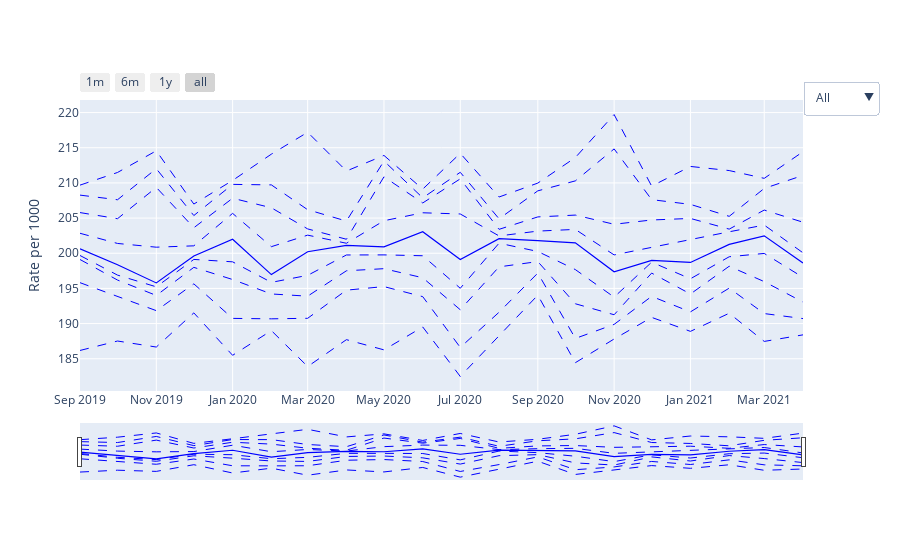

The notebook cell saved with this chart:
### Markdown cell above
### Rate per 1000 by STP

### Code cell
interactive_deciles_chart(df,selected_stps,period_column='date',column='rate',title="",ylabel="Rate per 1000")

### Figure 1 — Plotly figure (JSON) as saved in the notebook; plotly's stock layout.template omitted (floating-point values rounded to 4 significant figures)
{"data": [{"line": {"color": "blue", "dash": "dash", "width": 1}, "name": "decile 1", "type": "scatter", "visible": true, "x": ["2019-09-01", "2019-10-01", "2019-11-01", "2019-12-01", "2020-01-01", "2020-02-01", "2020-03-01", "2020-04-01", "2020-05-01", "2020-06-01", "2020-07-01", "2020-08-01", "2020-09-01", "2020-10-01", "2020-11-01", "2020-12-01", "2021-01-01", "2021-02-01", "2021-03-01", "2021-04-01"], "y": [186.2, 187.5, 186.7, 191.5, 185.5, 189.0, 183.9, 187.7, 186.3, 189.5, 182.5, 188.3, 194.0, 184.4, 187.8, 190.9, 188.9, 191.5, 187.5, 188.4]}, {"line": {"color": "blue", "dash": "dash", "width": 1}, "name": "decile 2", "type": "scatter", "visible": true, "x": ["2019-09-01", "2019-10-01", "2019-11-01", "2019-12-01", "2020-01-01", "2020-02-01", "2020-03-01", "2020-04-01", "2020-05-01", "2020-06-01", "2020-07-01", "2020-08-01", "2020-09-01", "2020-10-01", "2020-11-01", "2020-12-01", "2021-01-01", "2021-02-01", "2021-03-01", "2021-04-01"], "y": [195.8, 193.9, 191.8, 195.6, 190.7, 190.7, 190.8, 194.8, 195.3, 193.8, 186.6, 191.6, 197.2, 187.9, 189.9, 193.9, 191.7, 195.0, 191.4, 190.7]}, {"line": {"color": "blue", "dash": "dash", "width": 1}, "name": "decile 3", "type": "scatter", "visible": true, "x": ["2019-09-01", "2019-10-01", "2019-11-01", "2019-12-01", "2020-01-01", "2020-02-01", "2020-03-01", "2020-04-01", "2020-05-01", "2020-06-01", "2020-07-01", "2020-08-01", "2020-09-01", "2020-10-01", "2020-11-01", "2020-12-01", "2021-01-01", "2021-02-01", "2021-03-01", "2021-04-01"], "y": [199.1, 196.2, 194.0, 198.0, 196.3, 194.2, 193.9, 197.5, 197.8, 196.5, 192.0, 198.1, 198.8, 192.8, 191.3, 197.2, 194.2, 198.2, 196.0, 193.1]}, {"line": {"color": "blue", "dash": "dash", "width": 1}, "name": "decile 4", "type": "scatter", "visible": true, "x": ["2019-09-01", "2019-10-01", "2019-11-01", "2019-12-01", "2020-01-01", "2020-02-01", "2020-03-01", "2020-04-01", "2020-05-01", "2020-06-01", "2020-07-01", "2020-08-01", "2020-09-01", "2020-10-01", "2020-11-01", "2020-12-01", "2021-01-01", "2021-02-01", "2021-03-01", "2021-04-01"], "y": [199.7, 196.9, 195.2, 199.1, 198.8, 195.9, 196.9, 199.8, 199.8, 199.6, 195.0, 201.4, 200.3, 197.7, 193.8, 198.7, 196.4, 199.5, 200.0, 196.6]}, {"line": {"color": "blue", "dash": "solid", "width": 1.2}, "name": "median", "type": "scatter", "visible": true, "x": ["2019-09-01", "2019-10-01", "2019-11-01", "2019-12-01", "2020-01-01", "2020-02-01", "2020-03-01", "2020-04-01", "2020-05-01", "2020-06-01", "2020-07-01", "2020-08-01", "2020-09-01", "2020-10-01", "2020-11-01", "2020-12-01", "2021-01-01", "2021-02-01", "2021-03-01", "2021-04-01"], "y": [200.6, 198.4, 195.8, 199.6, 202.0, 197.0, 200.2, 201.1, 200.9, 203.1, 199.1, 202.1, 201.8, 201.5, 197.4, 199.0, 198.7, 201.3, 202.5, 198.6]}, {"line": {"color": "blue", "dash": "dash", "width": 1}, "name": "decile 6", "type": "scatter", "visible": true, "x": ["2019-09-01", "2019-10-01", "2019-11-01", "2019-12-01", "2020-01-01", "2020-02-01", "2020-03-01", "2020-04-01", "2020-05-01", "2020-06-01", "2020-07-01", "2020-08-01", "2020-09-01", "2020-10-01", "2020-11-01", "2020-12-01", "2021-01-01", "2021-02-01", "2021-03-01", "2021-04-01"], "y": [202.8, 201.4, 200.9, 201.1, 205.7, 200.9, 202.6, 201.4, 204.6, 205.8, 205.6, 202.5, 203.1, 203.4, 199.8, 200.9, 201.9, 203.1, 204.0, 200.1]}, {"line": {"color": "blue", "dash": "dash", "width": 1}, "name": "decile 7", "type": "scatter", "visible": true, "x": ["2019-09-01", "2019-10-01", "2019-11-01", "2019-12-01", "2020-01-01", "2020-02-01", "2020-03-01", "2020-04-01", "2020-05-01", "2020-06-01", "2020-07-01", "2020-08-01", "2020-09-01", "2020-10-01", "2020-11-01", "2020-12-01", "2021-01-01", "2021-02-01", "2021-03-01", "2021-04-01"], "y": [205.8, 204.9, 209.4, 203.6, 207.8, 206.5, 203.5, 202.0, 210.9, 207.2, 210.6, 203.4, 205.2, 205.4, 204.1, 204.7, 204.9, 203.4, 206.1, 204.4]}, {"line": {"color": "blue", "dash": "dash", "width": 1}, "name": "decile 8", "type": "scatter", "visible": true, "x": ["2019-09-01", "2019-10-01", "2019-11-01", "2019-12-01", "2020-01-01", "2020-02-01", "2020-03-01", "2020-04-01", "2020-05-01", "2020-06-01", "2020-07-01", "2020-08-01", "2020-09-01", "2020-10-01", "2020-11-01", "2020-12-01", "2021-01-01", "2021-02-01", "2021-03-01", "2021-04-01"], "y": [208.3, 207.6, 212.0, 205.4, 209.8, 209.7, 206.2, 204.6, 213.1, 207.9, 211.5, 204.9, 208.9, 210.3, 214.8, 207.6, 206.9, 205.2, 209.2, 211.1]}, {"line": {"color": "blue", "dash": "dash", "width": 1}, "name": "decile 9", "type": "scatter", "visible": true, "x": ["2019-09-01", "2019-10-01", "2019-11-01", "2019-12-01", "2020-01-01", "2020-02-01", "2020-03-01", "2020-04-01", "2020-05-01", "2020-06-01", "2020-07-01", "2020-08-01", "2020-09-01", "2020-10-01", "2020-11-01", "2020-12-01", "2021-01-01", "2021-02-01", "2021-03-01", "2021-04-01"], "y": [209.7, 211.5, 214.6, 207.0, 210.4, 214.1, 217.2, 211.7, 213.9, 209.1, 214.2, 208.0, 210.0, 213.6, 219.7, 209.5, 212.3, 211.8, 210.7, 214.4]}, {"line": {"color": "red", "dash": "solid", "width": 1}, "name": "STP 0", "type": "scatter", "visible": false, "x": ["2019-09-01", "2019-10-01", "2019-11-01", "2019-12-01", "2020-01-01", "2020-02-01", "2020-03-01", "2020-04-01", "2020-05-01", "2020-06-01", "2020-07-01", "2020-08-01", "2020-09-01", "2020-10-01", "2020-11-01", "2020-12-01", "2021-01-01", "2021-02-01", "2021-03-01", "2021-04-01"], "y": [187.2, 210.9, 185.0, 203.0, 179.3, 195.6, 223.8, 200.9, 210.0, 209.6, 210.4, 206.8, 200.8, 209.7, 200, 219.1, 211.5, 210.9, 210.8, 198.8]}, {"line": {"color": "red", "dash": "solid", "width": 1}, "name": "STP 1", "type": "scatter", "visible": false, "x": ["2019-09-01", "2019-10-01", "2019-11-01", "2019-12-01", "2020-01-01", "2020-02-01", "2020-03-01", "2020-04-01", "2020-05-01", "2020-06-01", "2020-07-01", "2020-08-01", "2020-09-01", "2020-10-01", "2020-11-01", "2020-12-01", "2021-01-01", "2021-02-01", "2021-03-01", "2021-04-01"], "y": [199.6, 206.8, 215.8, 189.8, 191.9, 189.6, 216.5, 201.6, 198.2, 207.6, 195.8, 202.0, 208.7, 212.7, 223.7, 194.3, 205.8, 203.8, 210.6, 191.2]}, {"line": {"color": "red", "dash": "solid", "width": 1}, "name": "STP 2", "type": "scatter", "visible": false, "x": ["2019-09-01", "2019-10-01", "2019-11-01", "2019-12-01", "2020-01-01", "2020-02-01", "2020-03-01", "2020-04-01", "2020-05-01", "2020-06-01", "2020-07-01", "2020-08-01", "2020-09-01", "2020-10-01", "2020-11-01", "2020-12-01", "2021-01-01", "2021-02-01", "2021-03-01", "2021-04-01"], "y": [214.4, 199.6, 214.4, 191.7, 209.8, 213.7, 202.0, 211.2, 160.4, 204.9, 181.9, 192.3, 197.3, 199.7, 190.1, 208.5, 197.2, 199.6, 188.0, 184.3]}, {"line": {"color": "red", "dash": "solid", "width": 1}, "name": "STP 3", "type": "scatter", "visible": false, "x": ["2019-09-01", "2019-10-01", "2019-11-01", "2019-12-01", "2020-01-01", "2020-02-01", "2020-03-01", "2020-04-01", "2020-05-01", "2020-06-01", "2020-07-01", "2020-08-01", "2020-09-01", "2020-10-01", "2020-11-01", "2020-12-01", "2021-01-01", "2021-02-01", "2021-03-01", "2021-04-01"], "y": [199.7, 196.5, 195.8, 196.6, 214.3, 197.9, 192.4, 196.4, 213.0, 194.6, 213.5, 202.1, 203.7, 203.6, 213.7, 178.7, 192.2, 219.6, 192.3, 216.6]}, {"line": {"color": "red", "dash": "solid", "width": 1}, "name": "STP 4", "type": "scatter", "visible": false, "x": ["2019-09-01", "2019-10-01", "2019-11-01", "2019-12-01", "2020-01-01", "2020-02-01", "2020-03-01", "2020-04-01", "2020-05-01", "2020-06-01", "2020-07-01", "2020-08-01", "2020-09-01", "2020-10-01", "2020-11-01", "2020-12-01", "2021-01-01", "2021-02-01", "2021-03-01", "2021-04-01"], "y": [176.9, 204.1, 194.4, 199.5, 207.0, 217.5, 203.6, 198.0, 213.8, 201.2, 193.8, 218.9, 169.9, 203.3, 199.6, 203.6, 189.4, 193.6, 203.4, 193.9]}, {"line": {"color": "red", "dash": "solid", "width": 1}, "name": "STP 5", "type": "scatter", "visible": false, "x": ["2019-09-01", "2019-10-01", "2019-11-01", "2019-12-01", "2020-01-01", "2020-02-01", "2020-03-01", "2020-04-01", "2020-05-01", "2020-06-01", "2020-07-01", "2020-08-01", "2020-09-01", "2020-10-01", "2020-11-01", "2020-12-01", "2021-01-01", "2021-02-01", "2021-03-01", "2021-04-01"], "y": [201.5, 197.1, 195.8, 206.8, 209.9, 196.0, 203.4, 201.3, 196.8, 190.8, 182.6, 203.0, 196.7, 184.9, 188.9, 199.0, 184.5, 202.9, 182.8, 214.2]}, {"line": {"color": "red", "dash": "solid", "width": 1}, "name": "STP 6", "type": "scatter", "visible": false, "x": ["2019-09-01", "2019-10-01", "2019-11-01", "2019-12-01", "2020-01-01", "2020-02-01", "2020-03-01", "2020-04-01", "2020-05-01", "2020-06-01", "2020-07-01", "2020-08-01", "2020-09-01", "2020-10-01", "2020-11-01", "2020-12-01", "2021-01-01", "2021-02-01", "2021-03-01", "2021-04-01"], "y": [209.2, 216.9, 193.1, 209.1, 204.8, 205.5, 181.8, 216.4, 189.1, 197.3, 187.6, 181.3, 212.5, 188.6, 195.1, 198.9, 200.1, 199.3, 208.9, 210.3]}, {"line": {"color": "red", "dash": "solid", "width": 1}, "name": "STP 7", "type": "scatter", "visible": false, "x": ["2019-09-01", "2019-10-01", "2019-11-01", "2019-12-01", "2020-01-01", "2020-02-01", "2020-03-01", "2020-04-01", "2020-05-01", "2020-06-01", "2020-07-01", "2020-08-01", "2020-09-01", "2020-10-01", "2020-11-01", "2020-12-01", "2021-01-01", "2021-02-01", "2021-03-01", "2021-04-01"], "y": [208.0, 187.8, 208.5, 198.6, 198.1, 191.0, 198.4, 188.2, 201.1, 209.1, 202.4, 204.4, 209.7, 180.7, 178.3, 207.4, 220.4, 203.3, 205.0, 188.9]}, {"line": {"color": "red", "dash": "solid", "width": 1}, "name": "STP 8", "type": "scatter", "visible": false, "x": ["2019-09-01", "2019-10-01", "2019-11-01", "2019-12-01", "2020-01-01", "2020-02-01", "2020-03-01", "2020-04-01", "2020-05-01", "2020-06-01", "2020-07-01", "2020-08-01", "2020-09-01", "2020-10-01", "2020-11-01", "2020-12-01", "2021-01-01", "2021-02-01", "2021-03-01", "2021-04-01"], "y": [204.8, 195.4, 186.9, 205.0, 199.2, 183.8, 194.5, 202.9, 200.8, 207.0, 211.0, 200.6, 199.5, 194.6, 191.7, 198.4, 195.1, 195.4, 201.6, 198.4]}, {"line": {"color": "red", "dash": "solid", "width": 1}, "name": "STP 9", "type": "scatter", "visible": false, "x": ["2019-09-01", "2019-10-01", "2019-11-01", "2019-12-01", "2020-01-01", "2020-02-01", "2020-03-01", "2020-04-01", "2020-05-01", "2020-06-01", "2020-07-01", "2020-08-01", "2020-09-01", "2020-10-01", "2020-11-01", "2020-12-01", "2021-01-01", "2021-02-01", "2021-03-01", "2021-04-01"], "y": [198.0, 184.6, 211.4, 199.7, 186.2, 208.7, 184.1, 183.0, 215.0, 178.3, 220.7, 189.0, 202.8, 221.9, 219.3, 192.2, 204.6, 172.2, 197.5, 201.9]}], "layout": {"hovermode": "x", "showlegend": false, "title": {"text": "", "x": 0.5}, "updatemenus": [{"buttons": [{"args": [{"visible": [true, true, true, true, true, true, true, true, true, false, false, false, false, false, false, false, false, false, false]}], "label": "All", "method": "restyle"}, {"args": [{"visible": [true, true, true, true, true, true, true, true, true, true, false, false, false, false, false, false, false, false, false]}], "label": "STP1", "method": "update"}, {"args": [{"visible": [true, true, true, true, true, true, true, true, true, false, true, false, false, false, false, false, false, false, false]}], "label": "STP10", "method": "update"}, {"args": [{"visible": [true, true, true, true, true, true, true, true, true, false, false, true, false, false, false, false, false, false, false]}], "label": "STP2", "method": "update"}, {"args": [{"visible": [true, true, true, true, true, true, true, true, true, false, false, false, true, false, false, false, false, false, false]}], "label": "STP3", "method": "update"}, {"args": [{"visible": [true, true, true, true, true, true, true, true, true, false, false, false, false, true, false, false, false, false, false]}], "label": "STP4", "method": "update"}, {"args": [{"visible": [true, true, true, true, true, true, true, true, true, false, false, false, false, false, true, false, false, false, false]}], "label": "STP5", "method": "update"}, {"args": [{"visible": [true, true, true, true, true, true, true, true, true, false, false, false, false, false, false, true, false, false, false]}], "label": "STP6", "method": "update"}, {"args": [{"visible": [true, true, true, true, true, true, true, true, true, false, false, false, false, false, false, false, true, false, false]}], "label": "STP7", "method": "update"}, {"args": [{"visible": [true, true, true, true, true, true, true, true, true, false, false, false, false, false, false, false, false, true, false]}], "label": "STP8", "method": "update"}, {"args": [{"visible": [true, true, true, true, true, true, true, true, true, false, false, false, false, false, false, false, false, false, true]}], "label": "STP9", "method": "update"}], "direction": "down", "pad": {"r": 10, "t": 10}, "x": 1, "xanchor": "left", "y": 1.1, "yanchor": "top"}], "xaxis": {"rangeselector": {"buttons": [{"count": 1, "label": "1m", "step": "month", "stepmode": "backward"}, {"count": 6, "label": "6m", "step": "month", "stepmode": "backward"}, {"count": 1, "label": "1y", "step": "year", "stepmode": "backward"}, {"step": "all"}]}, "rangeslider": {"visible": true}, "type": "date"}, "yaxis": {"title": {"text": "Rate per 1000"}}}}
